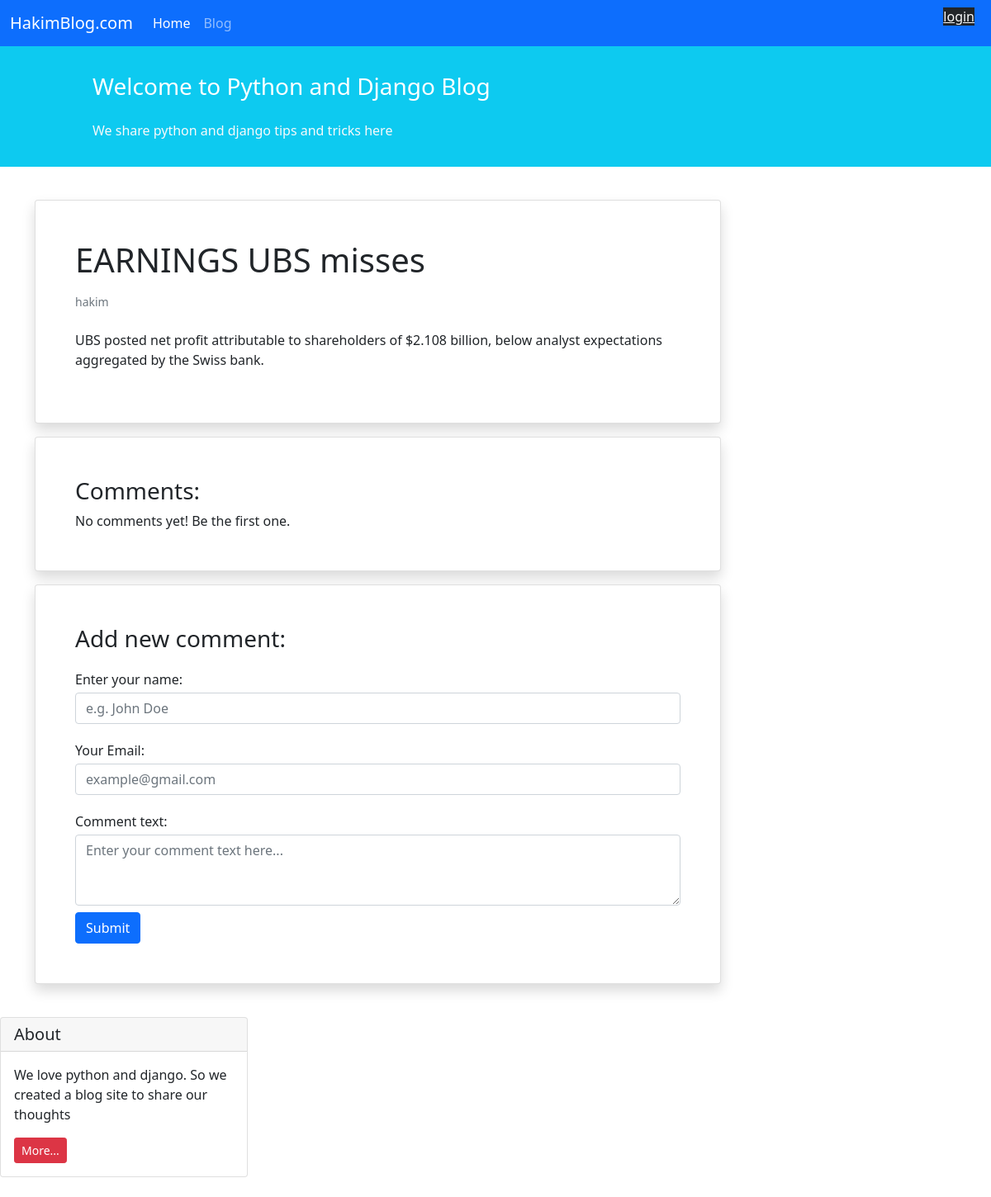
Page /blog/2 on the committed database.
### blog/models.py (models this page shows, shortened)
class Post(models.Model):
    title= models.CharField(max_length=40)
    content = models.TextField()
    author = models.ForeignKey(User , on_delete=models.CASCADE , related_name='blog_posts')
    created_on = models.DateTimeField(auto_now_add=True)
    updated_on = models.DateTimeField(auto_now=True)
    status= models.IntegerField(choices=STATUS , default=0)

### blog/views.py (the view)
# urls.py: path('<int:pk>' , PostDetail.as_view() , name='post_detail'),
class PostDetail(generic.DetailView):
    model = Post
    template_name = 'blog/post_detail.html'
    context_object_name = 'post'

### blog/templates/blog/post_detail.html (shortened to what this page needs)
{% extends 'home.html' %}
{% block content %}
<div class="container mt-4">
    <div class="row">
        <div class="col-9">
            <div class="card shadow my-3 p-5">
                <h1>{{post.title}}</h1>
                <p class="small text-muted mt-2">{{post.author}}</p>
                <p class="mt-2">{{post.content}}</p>
            </div>
            <div class="card shadow my-3 p-5">
                <h3>Comments:</h3>
                    No comments yet! Be the first one.
            </div>
            <div class="card shadow my-3 p-5">
                <h3>Add new comment:</h3>
                <form method="POST">
                    <div class="form-group py-2">
                        <label class="py-1" for="author_name">Enter your name:</label>
                        <input type="text" class="form-control" placeholder="e.g. John Doe" name="author_name">
                    </div>
                    <div class="form-group py-2">
                        <label class="py-1" for="email">Your Email:</label>
                        <input type="email" class="form-control" placeholder="example@gmail.com" name="email">
                    </div>
                    <div class="form-group py-2">
                        <label class="py-1" for="comment_text">Comment text:</label>
                        <textarea class="form-control" name="text" rows="3" placeholder="Enter your comment text here..."></textarea>
                    </div>
                    <button type="submit" class="btn btn-primary">Submit</button>
                </form>
            </div>
        </div>
                </div>
        </div>
</body>
</html>
{% endblock content %}

### rows in the picture
Post: title "EARNINGS UBS misses", author "hakim", content "UBS posted net profit attributable to shareholders of $2.108 billion, below analyst expectations aggregated by the Swiss bank."
